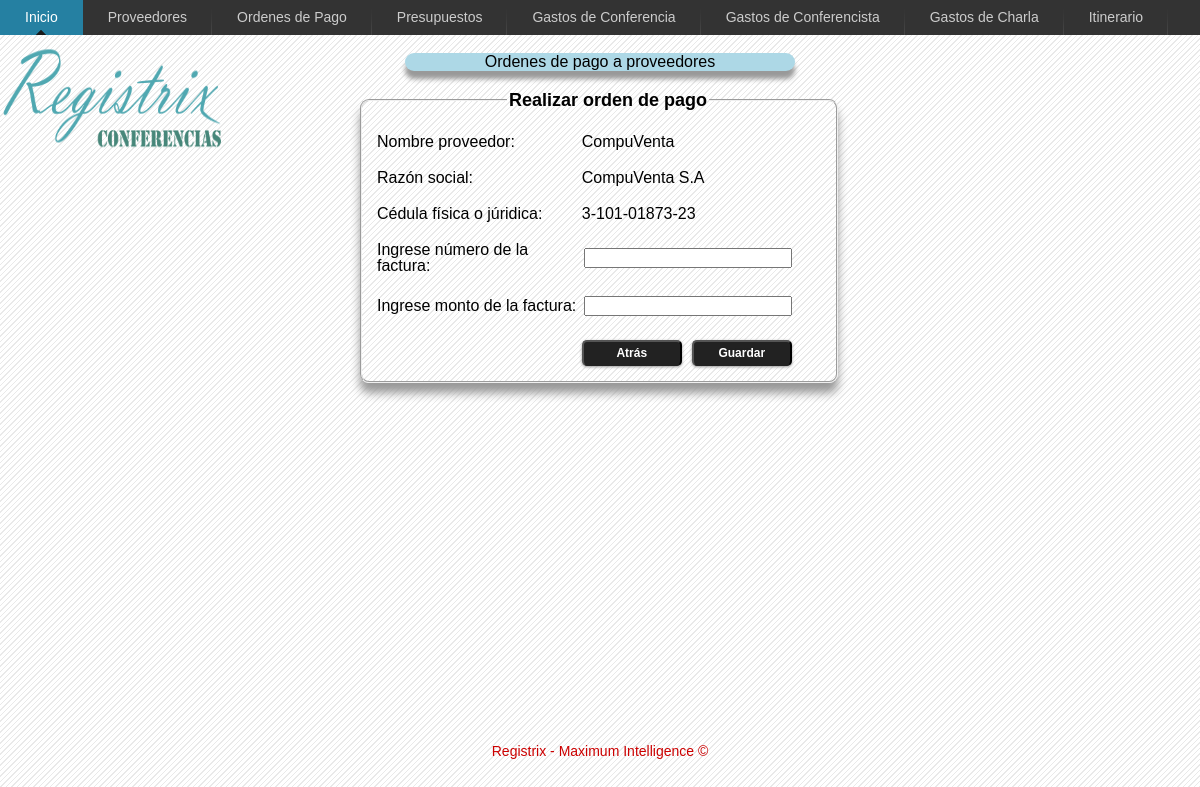
The page /ordenesDePago/registrarOrdenDePago.php?id_proveedor=1 on the database its author committed.
### tables this page shows
CREATE TABLE IF NOT EXISTS `tproveedor` (
  `id_proveedor` int(11) NOT NULL AUTO_INCREMENT,
  `nombre_proveedor` varchar(20) DEFAULT NULL,
  `razon_social` varchar(100) DEFAULT NULL,
  `cedula` varchar(20) DEFAULT NULL,
  `costo_servicio_referencia` float(9,3) DEFAULT NULL,
  `descripcion_servicio` text,
  PRIMARY KEY (`id_proveedor`)
);

### includes/conexion.php (called while the page is built, shortened)
<?php
class ConectarMySQL {
    public static function conexion() {
        $BaseDatos = "registrix";
        $Servidor = "localhost";
        $Usuario = "root";
        $Clave = "12345";
        @$conexion = mysql_connect($Servidor, $Usuario, $Clave);
        @$seleccionarBase = mysql_select_db($BaseDatos, $conexion);
        return $conexion;
    }
}
?>

### includes/fachadaOrdenesDePago.php (called while the page is built, shortened)
<?php
require_once ("conexion.php");
class fachadaOrdenesDePago {
    private $consultas;
    public function __construct() {
        $this->consultas = array();
    }
    public function mostrarProveedoresRegistradosPorId($idproveedor) {
        $sql = "SELECT id_proveedor, nombre_proveedor, razon_social, cedula
                FROM tproveedor
                WHERE id_proveedor = '$idproveedor' ";
		$mostrarProveedorPorId = mysql_query($sql, ConectarMySQL::conexion());
		while ($resultadoProveedor = mysql_fetch_assoc($mostrarProveedorPorId)) {
			$this->consultas[] = $resultadoProveedor;
		}
		return $this->consultas;
    }
}
?>

### ordenesDePago/registrarOrdenDePago.php (the view, shortened to what this page needs)
<?php
require_once("../includes/fachadaOrdenesDePago.php");
$registrarOrdenes = new fachadaOrdenesDePago();
$emitirOrden = $registrarOrdenes->mostrarProveedoresRegistradosPorId($_GET['id_proveedor']);
?>
<!DOCTYPE html PUBLIC "-//W3C//DTD HTML 4.01 Transitional//EN" "http://www.w3.org/TR/html4/loose.dtd">
<html>
	<head>
		<link rel="stylesheet" type="text/css" href="../css/ordenesDePago/styles.css" />
	</head>
	<body>
		<?php
		include '..'.DIRECTORY_SEPARATOR.'includes'.DIRECTORY_SEPARATOR.'barra_navegacion_ordenesDePago.php';
		include '..'.DIRECTORY_SEPARATOR.'includes'.DIRECTORY_SEPARATOR.'imagen_registrix.php';
		?>
		<div class="wrapper">
			<div id="wrap">
				<div id="titulo">
					Ordenes de pago a proveedores
				</div>
				<br>
				<form id="ordenes_de_pago_a_proveedor" name="ordenes_de_pago_a_proveedor" method="post" action="registrarOrdenDePago.php" onsubmit="return validarRegistrarOrdenesDePago()">
					<fieldset>
						<legend>Realizar orden de pago</legend>
							<table>
								<tr>
									<td>
									<br />
										Nombre proveedor:
									</td>
									<td>
									<br />
										<?php echo $emitirOrden[0]["nombre_proveedor"]; ?>
									</td>
								</tr>
								<tr>
									<td>
									<br />
										Raz&oacute;n social:
									</td>
									<td>
									<br />
										<?php echo $emitirOrden[0]["razon_social"]; ?>
									</td>
								</tr>
								<tr>
									<td>
									<br />
										C&eacute;dula f&iacute;sica o j&uacute;ridica:
									</td>
									<td>
									<br />
										<?php echo $emitirOrden[0]["cedula"]; ?>
									</td>
								</tr>
								<tr>
									<td>
									<br />
										Ingrese n&uacute;mero de la factura:
									</td>
									<td>
									<br />
										<input id="numero_factura" name="numero_factura" type="text" size="10" maxlength="10" value=""/>
									</td>
								</tr>
								<tr>
									<td>
									<br />
										Ingrese monto de la factura:
									</td>
									<td>
									<br />
										<input id="monto" name="monto" type="text" size="12" maxlength="12" value=""/>
									</td>
								</tr>
								<tr>
									<td>
									<br />
									</td>
									<td>
									<br />
										<input id="volver" name="volver" type="button" value="Atr&aacute;s" onClick="volverEmitirOrdenes();">
										<input id="enviar" name="enviar" type="submit" value="Guardar"/>
									<br />
									</td>
								</tr>
							</table>
					</fieldset>
				</form>
			</div>
		</div>
		<div class="footer">
			<p>Registrix - Maximum Intelligence &copy;</p>
		</div>
	</body>
</html>

### css/ordenesDePago/styles.css (style rules this page uses)
body { font-family: "Trebuchet MS", Geneva, Arial, Helvetica, sans-serif; background-image: url("../../imagenes/fondo.gif"); }
form { padding:2px; display:block; width:450px; margin-left: 358px; text-align:left; }
legend { font-family: "Trebuchet MS", Geneva, Arial, Helvetica, sans-serif; font-weight: bold; font-size: 18px; border:1px silver; color: black; margin-left: 133px; }
input,select { margin:2px; font-family: "Trebuchet MS", Geneva, Arial, Helvetica, sans-serif; font-size: 12px; display: block; width: 200px; }
fieldset { float: left; width: 100%; display: block; line-height: 1; -moz-border-radius: 9px; -webkit-border-radius: 9px; -moz-box-shadow: 0 10px 10px #999; -webkit-box-shadow: 0 10px 10px #999; }
td { width: 250px; }
#titulo { margin: 0 auto 0 auto; width:390px; color: black; -moz-border-radius: 10px; -webkit-border-radius: 10px; -moz-box-shadow: 0 8px 5px #999; -webkit-box-shadow: 0 8px 5px #999; background-color:lightblue; text-align:center; }
#enviar { background: #222 repeat-x; display: inline-block; padding: 5px 10px 6px; color: #fff; text-decoration: none; font-weight: bold; line-height: 1; width: 100px; margin-left: 110px; text-align: center; -moz-border-radius: 5px; -webkit-border-radius: 5px; -moz-box-shadow: 0 1px 3px #999; -webkit-box-shadow: 0 1px 3px #999; text-shadow: 0 -1px 1px #222; border-bottom: 1px solid #222; position: relative; cursor: pointer; }
#volver { background: #222 repeat-x; display: inline-block; padding: 5px 10px 6px; color: #fff; text-decoration: none; font-weight: bold; line-height: 1; width: 100px; margin-left: 0px; text-align: center; -moz-border-radius: 5px; -webkit-border-radius: 5px; -moz-box-shadow: 0 1px 3px #999; -webkit-box-shadow: 0 1px 3px #999; text-shadow: 0 -1px 1px #222; border-bottom: 1px solid #222; position: absolute; cursor: pointer; }
* { margin: 0; }
html, body { height: 97%; }
.wrapper { min-height: 97%; height: auto !important; height: 97%; margin: 0 auto -4em; }
.footer, .push { height: 4em; }
.footer p { margin:0 auto 0 auto; text-align: center; line-height: 65px; color: #C00; font-size: 14px; }
.footer, .push { clear: both; }
#wrap { margin:0 auto 0 auto; width:1200px; }

### rows shown on the page
tproveedor: nombre_proveedor "CompuVenta", razon_social "CompuVenta S.A", cedula "3-101-01873-23"
